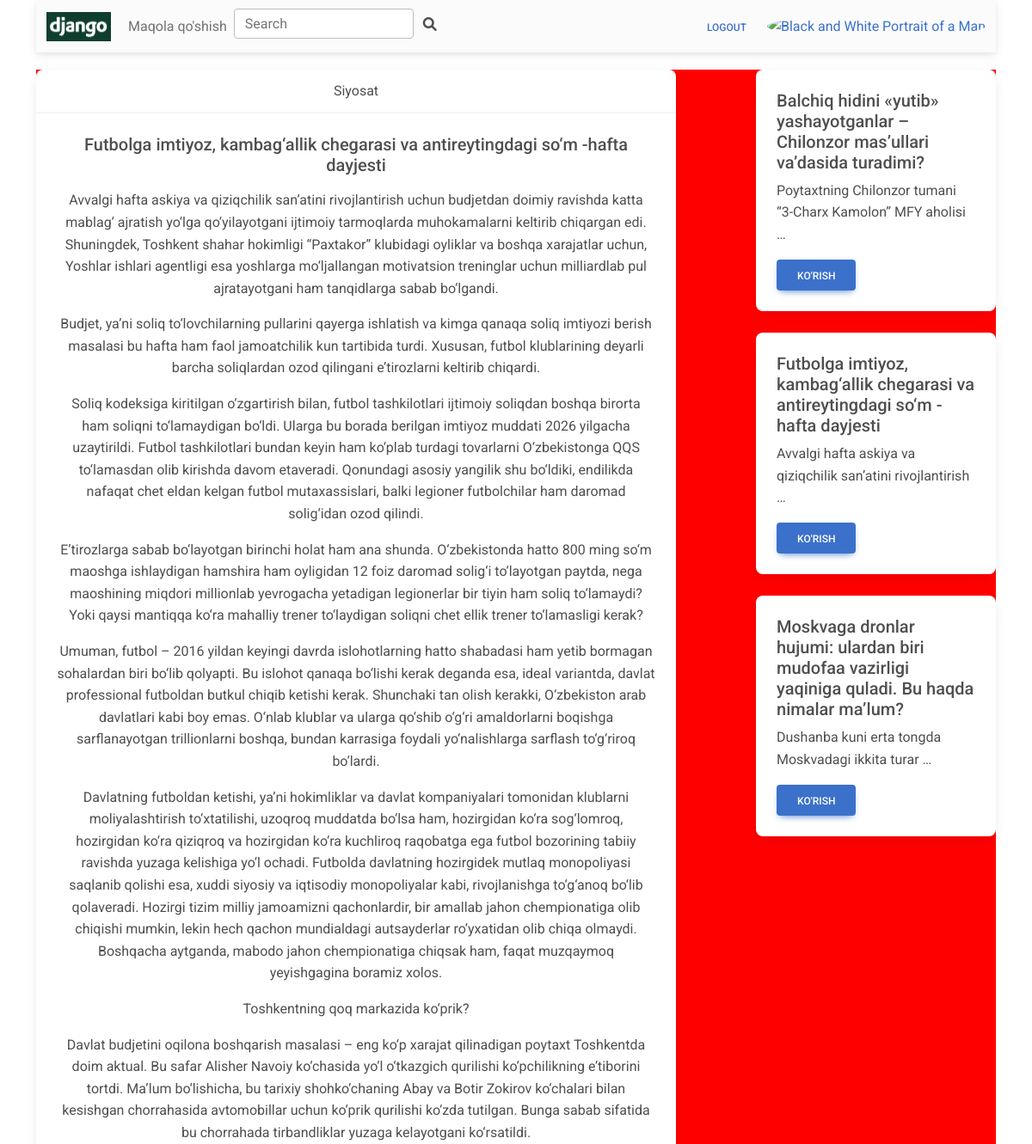
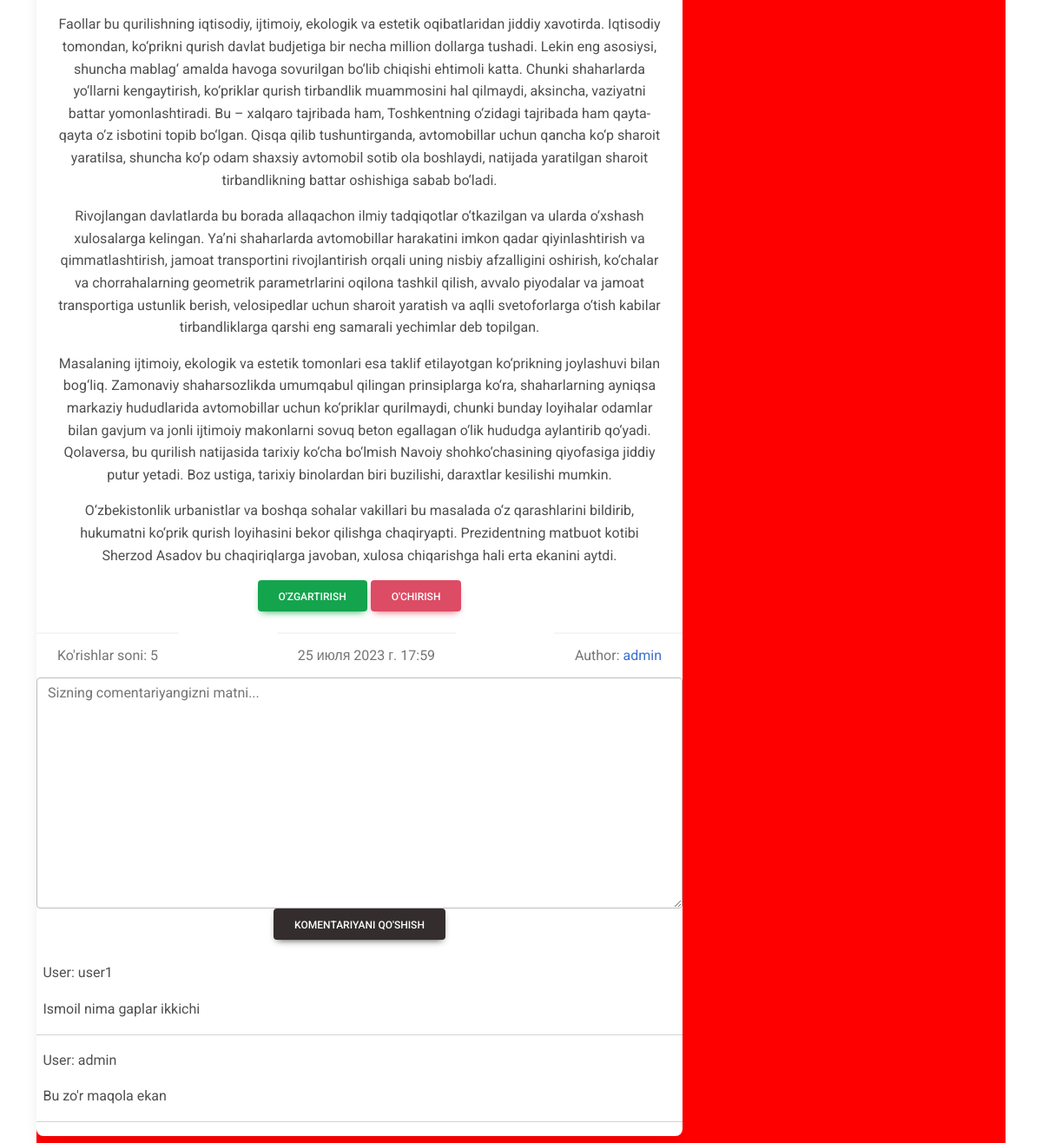
The app's page /article/2/ (signed in) with its own data (2 pictures, top to bottom).
### blog/models.py (models this page shows, shortened)
class Article(models.Model):
    title = models.CharField(max_length=150, verbose_name="Nomi")
    content = models.TextField(blank=True, verbose_name="Matni")
    created_at = models.DateTimeField(auto_now_add=True, verbose_name="Qo'yilgan vaqti")
    updated_at = models.DateTimeField(auto_now=True, verbose_name="O'zgartirilgan vaqti")
    photo = models.ImageField(upload_to='photos/', blank=True, null=True, verbose_name="Rasmi")
    is_published = models.BooleanField(default=True, verbose_name="Saytga chiqarish")
    category = models.ForeignKey(Category, on_delete=models.CASCADE, verbose_name="Kategoriya")
    author = models.ForeignKey('User', on_delete=models.CASCADE, blank=True, null=True)
    view = models.IntegerField(default=0)
    def get_absolute_url(self):
        return reverse('article_details', kwargs={'pk': self.pk})
    class Meta:
        verbose_name = "Maqola"
        verbose_name_plural = "Maqolalar"
        ordering = ['-created_at']

class Category(models.Model):
    title = models.CharField(max_length=150, unique=True, verbose_name="Kategoriya nomi")
    class Meta:
        verbose_name = "Kategoriya"
        verbose_name_plural = "Kategoriyalar"

class User(AbstractUser):
    photo = models.ImageField(upload_to='user/', blank=True, null=True)
    status = models.CharField(max_length=255, blank=True, null=True)
    address = models.CharField(max_length=255, blank=True, null=True)
    phone = models.CharField(max_length=30, blank=True, null=True)
    instagram = models.CharField(max_length=100, blank=True, null=True)
    telegram = models.CharField(max_length=100, blank=True, null=True)
    facebook = models.CharField(max_length=100, blank=True, null=True)
    github = models.CharField(max_length=100, blank=True, null=True)
    def __str__(self):
        return self.username

class Comment(models.Model):
    article = models.ForeignKey(Article, on_delete=models.CASCADE)
    user = models.ForeignKey(User, on_delete=models.CASCADE)
    text = models.TextField()
    created_at = models.DateTimeField(auto_now_add=True)

### blog/views.py (the view)
# urls.py: path('article/<int:pk>/', ArticleDetail.as_view(), name='article_details'),
class ArticleDetail(LoginRequiredMixin, DetailView):
    model = Article
    def get_queryset(self):
        return Article.objects.filter(pk=self.kwargs['pk'], is_published=True).select_related('category')
    def get_context_data(self, **kwargs):
        context = super().get_context_data()
        article = Article.objects.get(pk=self.kwargs['pk'])
        article.view += 1
        article.save()
        context['title'] = article.title
        if self.request.user.is_authenticated:
            context['comment_form'] = CommentForm()
        context['comments'] = Comment.objects.all()
        articles = Article.objects.order_by('-view')[:4]
        context['articles'] = articles
        return context

### blog/forms.py
class CommentForm(forms.ModelForm):
    class Meta:
        model = Comment
        fields = ['text']
        widgets = {
            'text': forms.Textarea(attrs={
                'class': 'form-control',
                'placeholder': "Sizning comentariyangizni matni..."
            })
        }

### blog/templates/blog/article_detail.html (shortened to what this page needs)
{% extends 'base.html' %}
{% load static %}
{% block style %}
<link rel="stylesheet" href="{% static 'blog/css/main.css' %}">
{% endblock style %}
{% block main %}
<div class="d-flex justify-content-between">
    <div class="col-8">
        <div class="card text-center mb-2">
            <div class="card-header">{{ article.category.title }}</div>
            <div class="card-body">
                <h5 class="card-title">{{ article.title }}</h5>
                <p class="card-text">{{ article.content|linebreaks }}</p>
                {% if request.user == article.author %}
                <a href="{% url 'article_update' article.pk %}" class="btn btn-success">
                    O'zgartirish
                </a>
                <a href="{% url 'article_delete' article.pk %}" class="btn btn-danger">
                    O'chirish
                </a>
                {% endif %}
            </div>
            <div class="d-flex justify-content-between">
                <div class="card-footer text-muted">Ko'rishlar soni: {{ article.view }}</div>
                <div class="card-footer text-muted">{{ article.created_at }}</div>
                <div class="card-footer text-muted">Author:
                    <a href="{% url 'profile' article.author.pk %}">{{ article.author }}</a>
                </div>
            </div>
            <div>
                {% if request.user.is_authenticated %}
                <form action="{% url 'add_comment' article.pk %}" method="post" enctype="multipart/form-data">
                    {{ comment_form.text }}
                    <button class="btn btn-dark" type="submit">Komentariyani qo'shish</button>
                </form>
                {% endif %}
            </div>
            <br>
            <div>
                {% for comment in comments %}
                <p style="text-align: left; margin-left: 1%;">User: {{ comment.user.username }}</p>
                <p style="text-align: left; margin-left: 1%;">{{ comment.text }}</p>
                <hr>
                {% endfor %}
            </div>
        </div>
    </div>
    <div class="col-3">
        {% for article in articles %}
        <div class="card">
            <div class="card-body">
                <h5 class="card-title">{{ article.title }}</h5>
                <p class="card-text">{{ article.content|truncatewords:7 }}</p>
                <a href="{{ article.get_absolute_url }}" class="btn btn-primary">Ko'rish</a>
            </div>
        </div>
        <br>
        {% endfor %}
    </div>
</div>
{% endblock main %}

### records on screen
Article: category "Siyosat", title "Futbolga imtiyoz, kambag‘allik chegarasi va antireytingdagi so‘m -hafta dayjesti", content "Avvalgi hafta askiya va qiziqchilik san’atini rivojlantirish uchun budjetdan doimiy ravishda katta mablag‘ ajratish yo‘lga qo‘yilayotgani ijtimoiy tarmoqlarda muhokamalarni keltirib chiqargan edi. Shuningdek, Toshkent shahar hokimligi “Paxtakor” klubidagi oyliklar va boshqa xarajatlar uchun, Yoshlar ishlari agentligi esa yoshlarga mo‘ljallangan motivatsion treninglar uchun milliardlab pul ajratayotgani ham tanqidlarga sabab bo‘lgandi. Budjet, ya’ni soliq to‘lovchilarning pullarini qayerga ishlatish va kimga qanaqa soliq imtiyozi berish masalasi bu hafta ham faol jamoatchilik kun tartibida turdi. Xususan, futbol klublarining deyarli barcha soliqlardan ozod qilingani e’tirozlarni keltirib…", view "5", created_at "25 июля 2023 г. 17:59", author "admin", content "Avvalgi hafta askiya va qiziqchilik san’atini rivojlantirish …"
Comment: user.username "user1", text "Ismoil nima gaplar ikkichi"
Comment: user.username "admin", text "Bu zo'r maqola ekan"
Article: title "Balchiq hidini «yutib» yashayotganlar – Chilonzor mas’ullari va’dasida turadimi?", content "Poytaxtning Chilonzor tumani “3-Charx Kamolon” MFY aholisi …"
Article: title "Moskvaga dronlar hujumi: ulardan biri mudofaa vazirligi yaqiniga quladi. Bu haqda nimalar ma’lum?", content "Dushanba kuni erta tongda Moskvadagi ikkita turar …"
